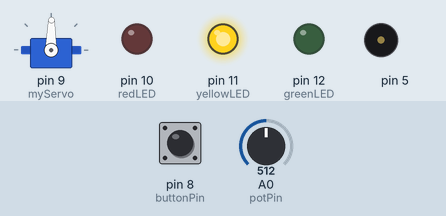
This sketch was run on a simulated Arduino Uno, built with avr-gcc and run on an emulated ATmega328P. Shown: servo, output pins drawn as LEDs (lit = HIGH), buzzer (waves = sounding). The test bench sets the inputs (shaded band); at power-on: A0 (potPin) = 512, pin 8 (buttonPin) HIGH. What the sketch prints to the serial monitor is not drawn.

Above: at 2.8 s.
2.9 s: A0 (potPin) set to 716
At 3.9 s:
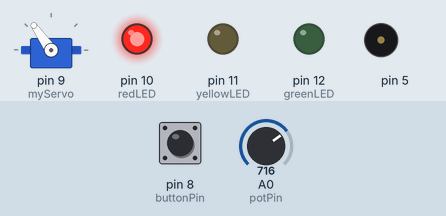
6.4 s: A0 (potPin) set to 900
At 7.9 s:
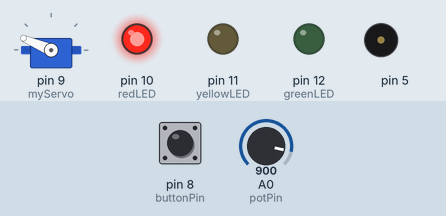
9.9 s: A0 (potPin) set to 1023
At 11.0 s:
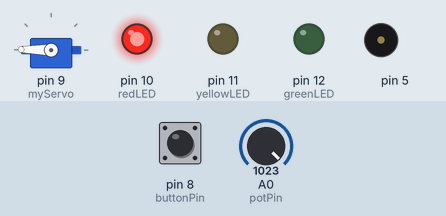
13.4 s: A0 (potPin) set to 306
At 16.8 s:
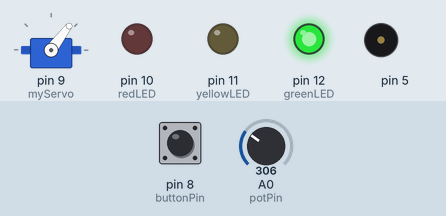
16.9 s: pin 8 (buttonPin) pulled LOW for 1.25 s
20.4 s: A0 (potPin) set to 122
At 22.1 s:
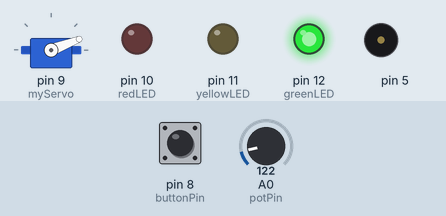
Timing chart, 0 to 24.9 s (numbered marks = the images above; inputs shaded):
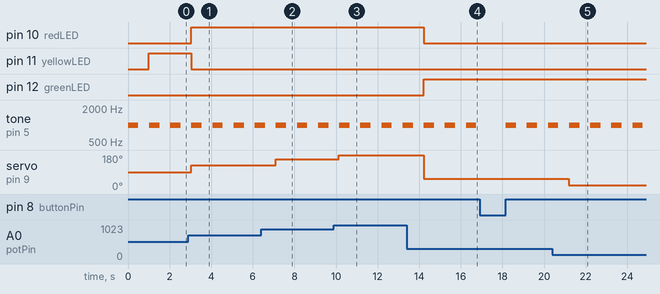

Measured:
- after the input at 2.9 s, pin 10 (redLED): LOW → HIGH after 0.13 s; pin 11 (yellowLED): HIGH → LOW after 0.13 s; servo on pin 9 (myServo): 89° → 125° after 0.13 s
- after the input at 6.4 s, servo on pin 9 (myServo): 125° → 157° after 0.70 s
- after the input at 9.9 s, servo on pin 9 (myServo): 157° → 179° after 0.24 s
- after the input at 13.4 s, pin 10 (redLED): HIGH → LOW after 0.81 s; pin 12 (greenLED): LOW → HIGH after 0.81 s; servo on pin 9 (myServo): 179° → 53° after 0.81 s
- after the input at 20.4 s, servo on pin 9 (myServo): 53° → 21° after 0.79 s
- by itself, tone on pin 5: alternates 1000 Hz for 0.50 s and silent for 0.52 s

The sketch:

bankbankHallo.ino
```cpp
#include <Servo.h>

Servo myServo;

int const potPin = A0;
int potVal;
int angle;
int buttonState;
int buttonPin = 8;

int greenLED = 12;
int yellowLED = 11;
int redLED = 10;

// vinkler på servo
int angle90 = 60;
int angle0 = 0;
int angle180 = 120;


void setup() {
  // put your setup code here, to run once
  myServo.attach(9);

  pinMode(buttonPin, INPUT_PULLUP);
  pinMode(greenLED, OUTPUT);
  pinMode(yellowLED, OUTPUT);
  pinMode(redLED, OUTPUT);
  Serial.begin(9600);
}

void loop() {
  // put your main code here, to run repeatedly:
  buttonState = digitalRead(buttonPin);
  if(buttonState == HIGH) {
    tone(5, 1000);
    delay(500);
    noTone(5);
    delay(500);
  }

  potVal = analogRead(potPin);
  Serial.print("potVal: ");
  Serial.print(potVal);
  angle = map(potVal, 0, 1023, 0, 179);
  Serial.print(", angle; ");
  Serial.print(angle);
  myServo.write(angle);

  // Control LEDs  med servi angle
  if (angle <= angle90) {
    digitalWrite(greenLED, HIGH);
    digitalWrite(yellowLED, LOW);
    digitalWrite(redLED, LOW);
  } else if (angle < angle180) {
    digitalWrite(greenLED, LOW);
    digitalWrite(yellowLED, HIGH);
    digitalWrite(redLED, LOW);
  } else {
    digitalWrite(greenLED, LOW);
    digitalWrite(yellowLED, LOW);
    digitalWrite(redLED, HIGH);
  }

  delay(15);
}
```
